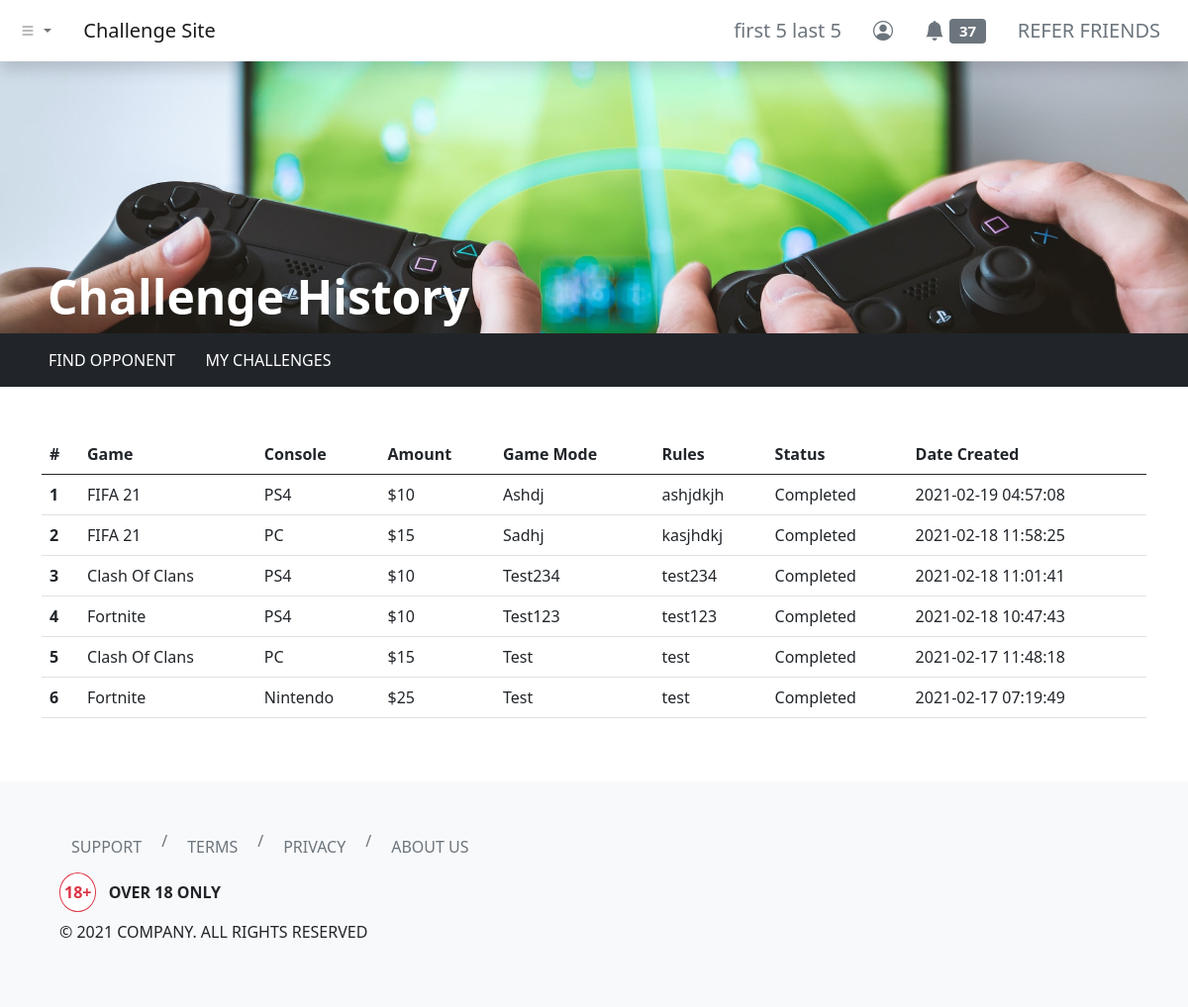
Page /dashboard/challenges/history/index.php (signed in) on the committed database.
### tables this page shows
CREATE TABLE `users` (
  `id` int(11) NOT NULL,
  `username` varchar(255) NOT NULL,
  `first_name` varchar(255) NOT NULL,
  `last_name` varchar(255) NOT NULL,
  `email` varchar(255) NOT NULL,
  `user_password` varchar(255) NOT NULL,
  `balance` decimal(65,30) UNSIGNED NOT NULL DEFAULT 0.000000000000000000000000000000,
  `skill_points` int(11) NOT NULL
);

CREATE TABLE `challenges_log` (
  `challenge_id` int(11) NOT NULL,
  `challenge_by` int(11) NOT NULL,
  `game` varchar(255) NOT NULL,
  `console` varchar(255) NOT NULL,
  `amount` int(11) NOT NULL,
  `game_mode` varchar(255) NOT NULL,
  `rules` text NOT NULL,
  `status` varchar(255) NOT NULL DEFAULT 'open',
  `comments` text NOT NULL,
  `created_timestamp` timestamp NOT NULL DEFAULT current_timestamp(),
  `accepted_by` int(11) DEFAULT NULL,
  `accepted_timestamp` timestamp NULL DEFAULT NULL,
  `challenge_date` date DEFAULT NULL,
  `challenge_time` time DEFAULT NULL,
  `confirmed_timestamp` timestamp NULL DEFAULT NULL,
  `cancelled_timestamp` timestamp NULL DEFAULT NULL,
  `reset_timestamp` timestamp NULL DEFAULT NULL,
  `reopen_timestamp` timestamp NULL DEFAULT NULL,
  `challenge_by_claimed_result` varchar(255) NOT NULL,
  `accepted_by_claimed_result` varchar(255) NOT NULL,
  `challenge_by_claim_timestamp` timestamp NULL DEFAULT NULL,
  `accepted_by_claim_timestamp` timestamp NULL DEFAULT NULL,
  `end_timestamp` timestamp NULL DEFAULT NULL
);

### dashboard/challenges/history/index.php (the view)
<?php
include '../../../header.php';
?>
<link rel="stylesheet" href="./index.css">
<div class="hero d-flex align-items-end">
    <h1 class="ms-5 text-white display-5 fw-bold">Challenge History</h1>
</div>
<div class="container-fluid bg-dark py-2">
    <div class="row">
        <div class="col mx-4">
            <a class="btn btn-dark text-uppercase" href="../../find-opponent" role="button">Find Opponent</a>
            <a class="btn btn-dark text-uppercase" href="../" role="button">My Challenges</a>
        </div>
    </div>
</div>
<div class="container my-5">
    <div class="row">
        <div class="col">
            <table class="table">
                <thead>
                    <tr>
                        <th scope="col">#</th>
                        <th scope="col">Game</th>
                        <th scope="col">Console</th>
                        <th scope="col">Amount</th>
                        <th scope="col">Game Mode</th>
                        <th scope="col">Rules</th>
                        <th scope="col">Status</th>
                        <th scope="col">Date Created</th>
                    </tr>
                </thead>
                <tbody>
                    <?php
                    include_once '../../../php-apis/db-config.php';
                    $user_id = $_SESSION['id'];
                    $sql = "SELECT * FROM challenges_log WHERE challenge_by = $user_id AND status = 'completed' ORDER BY created_timestamp DESC";
                    $result = mysqli_query($conn, $sql);
                    if (mysqli_num_rows($result) > 0) {
                        $count = 1;
                        while ($row = mysqli_fetch_assoc($result)) {
                    ?>
                            <tr>
                                <th scope="row"><?php echo $count; ?></th>
                                <td><?php echo (($row['game'] === 'fifa_21') ? (strtoupper(str_replace("_", " ", $row['game']))) : (ucwords(str_replace("_", " ", $row['game'])))); ?></td>
                                <td><?php echo (($row['console'] === 'ps4' || $row['console'] === 'pc') ? (strtoupper($row['console'])) : (ucwords($row['console']))); ?></td>
                                <td><?php echo '$' . $row['amount']; ?></td>
                                <td class="text-capitalize"><?php echo $row['game_mode']; ?></td>
                                <td><?php echo $row['rules']; ?></td>
                                <td class="text-capitalize"><?php echo $row['status']; ?></td>
                                <td><?php echo $row['created_timestamp']; ?></td>
                            </tr>
                        <?php
                            $count++;
                        }
                    } else {
                        ?>
                        <tr>
                            <td colspan="8" class="text-center text-danger">No Completed Challenges</td>
                        </tr>
                    <?php } ?>
                </tbody>
            </table>
        </div>
    </div>
</div>
<?php
include '../../../footer.php';
?>

### header.php (shortened to what this page needs)
<?php
function urlPrefix()
{
    if (basename(getcwd()) === basename(__DIR__)) {
        return './';
    } elseif (basename(dirname(getcwd())) === basename(__DIR__)) {
        return '../';
    } elseif (basename(dirname(dirname(getcwd()))) === basename(__DIR__)) {
        return '../../';
    } elseif (basename(dirname(dirname(dirname(getcwd())))) === basename(__DIR__)) {
        return '../../../';
    } else {
        return './';
    }
}
?>
<!DOCTYPE html>
<html lang="en">
<head>
    <link href="https://cdn.jsdelivr.net/npm/bootstrap@5.0.0-beta2/dist/css/bootstrap.min.css" rel="stylesheet">
    <link rel="stylesheet" href="https://cdn.jsdelivr.net/npm/bootstrap-icons@1.3.0/font/bootstrap-icons.css">
</head>
<body>
    <nav class="navbar navbar-expand-sm navbar-light bg-white shadow">
        <div class="container-fluid">
            <ul class="navbar-nav me-4">
                <li class="nav-item dropdown">
                    <a class="nav-link dropdown-toggle" href="#" id="navbarDropdownMenuLink" role="button" data-bs-toggle="dropdown" aria-expanded="false">
                        <i class="bi bi-list"></i>
                    </a>
                </li>
            </ul>
            <a class="navbar-brand" href="<?php echo urlPrefix(); ?>">Challenge Site</a>
            <div class="collapse navbar-collapse" id="navbarNavDropdown">
                <ul class="navbar-nav ms-auto">
                    <?php if (isset($_SESSION['id'])) { ?>
                        <li class="nav-item">
                            <a class="btn btn-lg btn-outline-secondary border-0" aria-current="page" href="<?php echo urlPrefix() . 'dashboard/profile/'; ?>">
                                <?php
                                include_once urlPrefix() . 'php-apis/db-config.php';
                                $user_id = $_SESSION['id'];
                                $sql = "SELECT * FROM users WHERE id=$user_id";
                                $result = mysqli_query($conn, $sql);
                                if (mysqli_num_rows($result) > 0) {
                                    while ($row = mysqli_fetch_assoc($result)) {
                                        echo $row['first_name'] . ' ' . $row['last_name'];
                                    }
                                } else {
                                    header("Location: " . urlPrefix() . "php-apis/logout.php");
                                    die();
                                }
                                ?>
                            </a>
                        </li>
                        <li class="nav-item">
                            <a class="btn btn-lg btn-outline-secondary border-0" aria-current="page" href="<?php echo urlPrefix() . 'dashboard/profile/'; ?>"><i class="bi bi-person-circle"></i></a>
                        </li>
                        <li class="nav-item">
                            <a class="btn btn-lg btn-outline-secondary border-0" aria-current="page" href="<?php echo urlPrefix() . 'dashboard/notifications/'; ?>">
                                <i class="bi bi-bell-fill"></i>
                                <span class="badge bg-secondary">
                                    <?php
                                    $sql2 = "SELECT COUNT(*) AS unread_notifs FROM notifications WHERE notif_for = $user_id AND notif_status = 'unread'";
                                    $result2 = mysqli_query($conn, $sql2);
                                    if (mysqli_num_rows($result2) > 0) {
                                        while ($row2 = mysqli_fetch_assoc($result2)) {
                                            echo $row2['unread_notifs'];
                                        }
                                    } else {
                                        echo "0";
                                    }
                                    ?>
                                </span>
                            </a>
                        </li>
                        <li class="nav-item">
                            <a class="btn btn-lg btn-outline-secondary border-0" aria-current="page" href="<?php echo urlPrefix() . 'dashboard/refer/'; ?>">REFER FRIENDS</a>
                        </li>
                    <?php } else { ?>
                        <li class="nav-item">
                            <a class="btn btn-lg btn-outline-secondary border-0" aria-current="page" href="<?php echo urlPrefix() . 'login/'; ?>">ENTER</a>
                        </li>
                    <?php } ?>
                </ul>
            </div>
        </div>
    </nav>

### dashboard/challenges/history/index.css (style rules this page uses)
.hero { background-image: url('../../../images/jeshoots-com-eCktzGjC-iU-unsplash.jpg'); background-position: center; background-repeat: no-repeat; background-size: cover; min-height: 275px; }

### rows in the picture
users: first_name "first 5", last_name "last 5"
challenges_log: game "FIFA 21", console "PS4", amount "10", game_mode "Ashdj", rules "ashjdkjh", status "Completed", created_timestamp "2021-02-19 04:57:08"
challenges_log: game "FIFA 21", console "PC", amount "15", game_mode "Sadhj", rules "kasjhdkj", status "Completed", created_timestamp "2021-02-18 11:58:25"
challenges_log: game "Clash Of Clans", console "PS4", amount "10", game_mode "Test234", rules "test234", status "Completed", created_timestamp "2021-02-18 11:01:41"
challenges_log: game "Fortnite", console "PS4", amount "10", game_mode "Test123", rules "test123", status "Completed", created_timestamp "2021-02-18 10:47:43"
challenges_log: game "Clash Of Clans", console "PC", amount "15", game_mode "Test", rules "test", status "Completed", created_timestamp "2021-02-17 11:48:18"
challenges_log: game "Fortnite", console "Nintendo", amount "25", game_mode "Test", rules "test", status "Completed", created_timestamp "2021-02-17 07:19:49"

### other values in the picture
$row2['unread_notifs'] "37"
